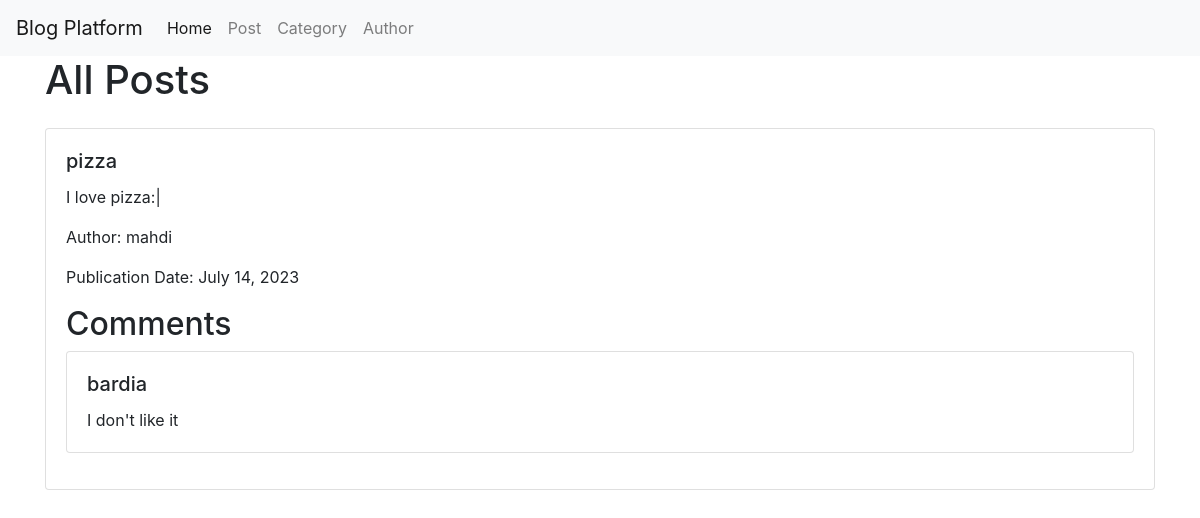
The app's page /post/2/ with its own data.
### Blogapp/models.py (models this page shows, shortened)
class Post(models.Model):
    title = models.CharField(max_length=255)
    content = models.CharField(max_length=255)
    author = models.ForeignKey(Author, on_delete=models.CASCADE)
    category = models.ForeignKey(
        Category, on_delete=models.SET_NULL, null=True, related_name="posts"
    )
    publication_date = models.DateField(auto_now_add=True)
    image = models.ImageField(upload_to="post_images/", null=True, blank=True)

class Author(models.Model):
    name = models.CharField(max_length=255)
    bio = models.TextField()
    def __str__(self):
        return f"{self.name}"

class Comment(models.Model):
    post = models.ForeignKey(Post, on_delete=models.CASCADE, related_name="comments")
    author = models.CharField(max_length=255)
    content = models.CharField(max_length=255)
    date = models.DateField(auto_now_add=True)

### Blogapp/views.py (the view)
# urls.py: path("post/<int:pk>/", post_details, name="post_details"),
def post_details(request, pk):
    post = get_object_or_404(Post, pk=pk)
    return render(request, "post_details.html", {"post": post})

### Blogapp/templates/post_details.html (shortened to what this page needs)
{% extends 'basic.html' %}
{% block content %}
    <div class="container">
        <h1 class="mb-4">All Posts</h1>
        <div class="row">
                <div class="col-12">
                    <div class="card mb-3">
                        <div class="card-body">
                            <h5 class="card-title">{{ post.title }}</h5>
                            <p class="card-text">{{ post.content }}</p>
                            <p class="card-text">Author: {{ post.author }}</p>
                            <p class="card-text">Publication Date: {{ post.publication_date }}</p>
                            <h2>Comments</h2>
                            <div class="row">
                            {% for comment in post.comments.all %}
                                <div class="col-12">
                                    <div class="card mb-3">
                                        <div class="card-body">
                                            <h5 class="card-title">{{ comment.author }}</h5>
                                            <p class="card-text">{{ comment.content }}</p>
                                        </div>
                                    </div>
                                </div>
                            {% endfor %}
                            </div>
                        </div>
                    </div>
                </div>
        </div>
    </div>
{% endblock %}

### records on screen
Post: title "pizza", content "I love pizza:|", author "mahdi", publication_date "July 14, 2023"
Comment: author "bardia", content "I don't like it"
